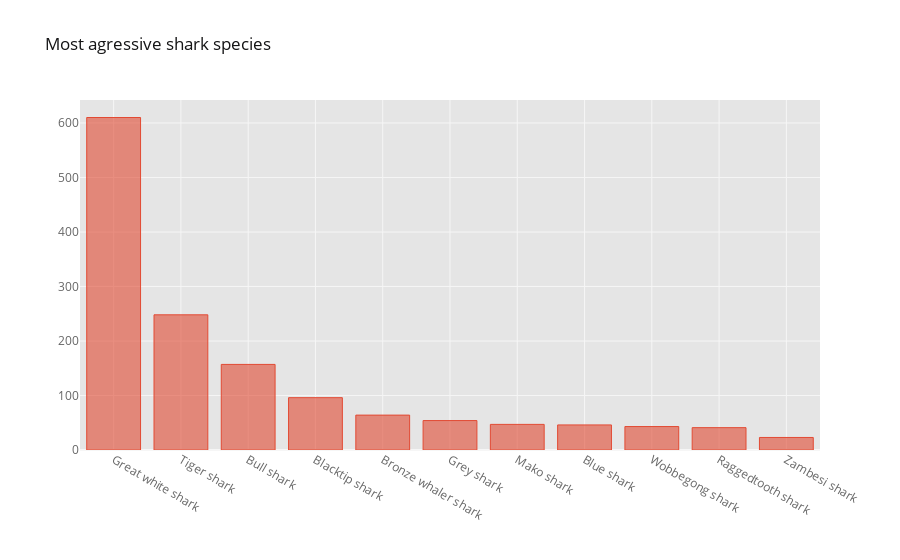

Here is the notebook cell this chart was saved with:
### Markdown cell above
### Of course our favorite shark is the most agressive of all sharks...

### Code cell
Most_agressive_shark_fig = df["Species "].value_counts().iplot(kind="bar", title= "Most agressive shark species")
Most_agressive_shark_fig

### Figure 1 — Plotly figure (JSON) as saved in the notebook; plotly's stock layout.template omitted (floating-point values rounded to 4 significant figures)
{"data": [{"marker": {"color": "rgba(226, 74, 51, 0.6)", "line": {"color": "rgba(226, 74, 51, 1.0)", "width": 1}}, "name": "Species ", "orientation": "v", "text": "", "type": "bar", "x": ["Great white shark", "Tiger shark", "Bull shark", "Blacktip shark", "Bronze whaler shark", "Grey shark", "Mako shark", "Blue shark", "Wobbegong shark", "Raggedtooth shark", "Zambesi shark"], "y": [610, 248, 157, 96, 64, 54, 47, 46, 43, 41, 23]}], "layout": {"legend": {"bgcolor": "#FFFFFF", "font": {"color": "#666666"}}, "paper_bgcolor": "#FFFFFF", "plot_bgcolor": "#E5E5E5", "title": {"font": {"color": "#151516"}, "text": "Most agressive shark species"}, "xaxis": {"gridcolor": "#F6F6F6", "showgrid": true, "tickfont": {"color": "#666666"}, "title": {"font": {"color": "#666666"}, "text": ""}, "zerolinecolor": "#F6F6F6"}, "yaxis": {"gridcolor": "#F6F6F6", "showgrid": true, "tickfont": {"color": "#666666"}, "title": {"font": {"color": "#666666"}, "text": ""}, "zerolinecolor": "#F6F6F6"}}}
